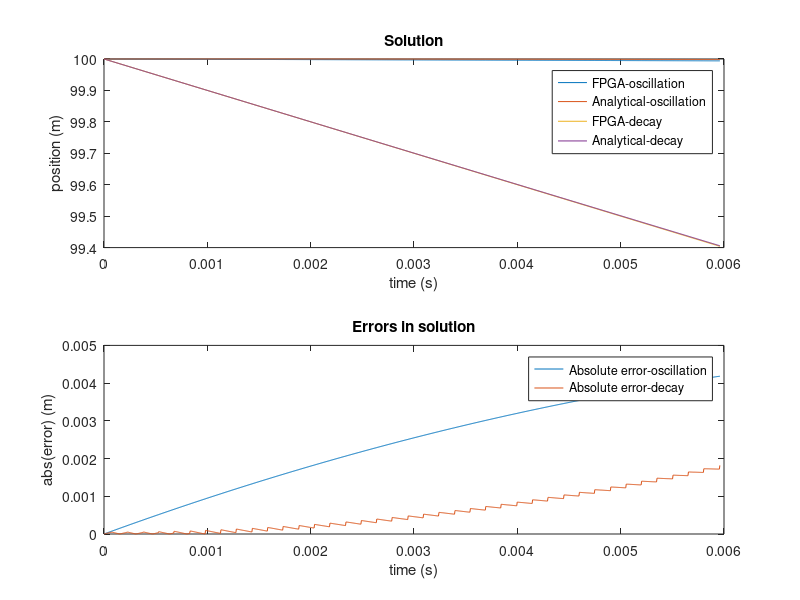

Here is the MATLAB script that generated this plot:
close all
clc
clear

gen = importdata('output.txt');

oscillation = 100*cos(gen(:,1));
realdecay = 100*exp(-1*gen(:,1));
%sum(abs(realvalue - gen(:,2)))

subplot(2,1,1);
plot(gen(:,1),gen(:,2) ...
    ,gen(:,1),oscillation ...
    ,gen(:,1),gen(:,4) ...
    ,gen(:,1),realdecay);

title('Solution');
legend('FPGA-oscillation','Analytical-oscillation','FPGA-decay','Analytical-decay');
xlabel('time (s)');
ylabel('position (m)');

subplot(2,1,2);
plot(gen(:,1),abs(gen(:,2) - oscillation) ...
    ,gen(:,1),abs(gen(:,4) - realdecay));

title('Errors in solution');
legend('Absolute error-oscillation','Absolute error-decay')
xlabel('time (s)');
ylabel('abs(error) (m)');

errorOscillation = sum(abs(gen(:,2) - oscillation))/length(gen(:,2))
errorDecay = sum(abs(gen(:,4) - realdecay))/length(gen(:,2))
